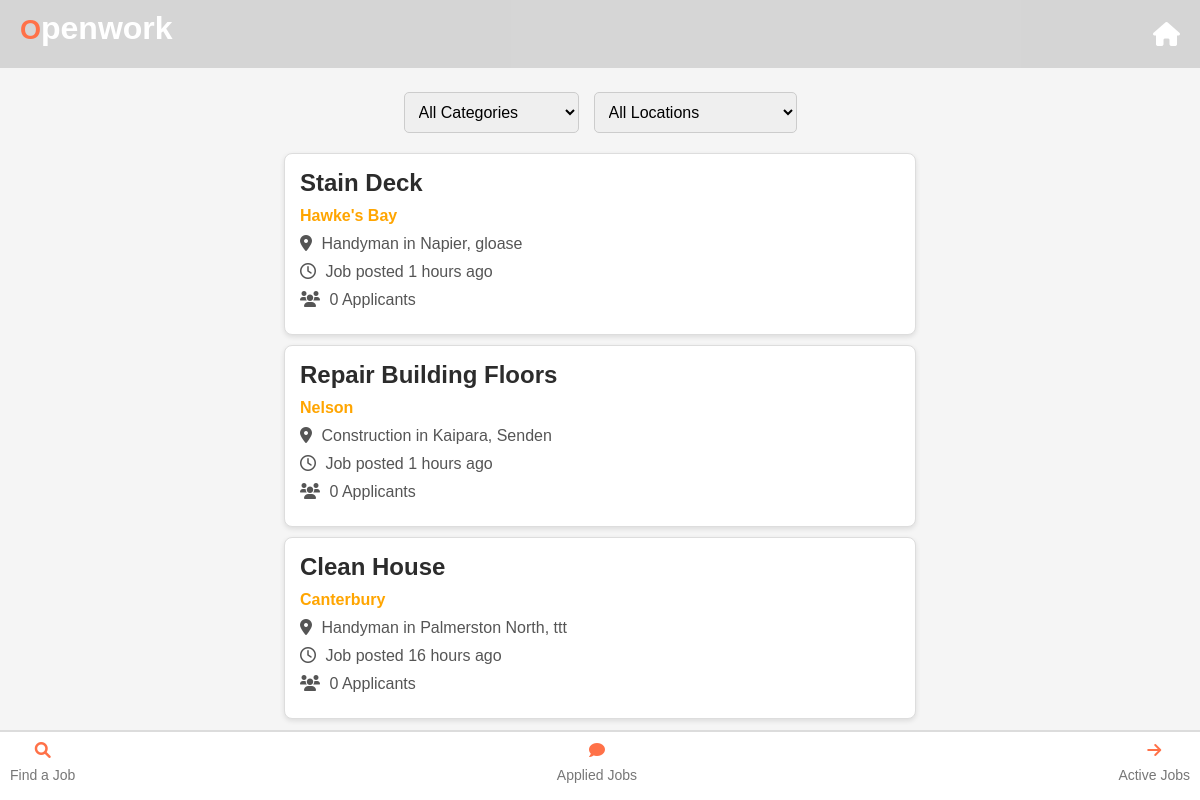
The app's page /find_a_job, older data.
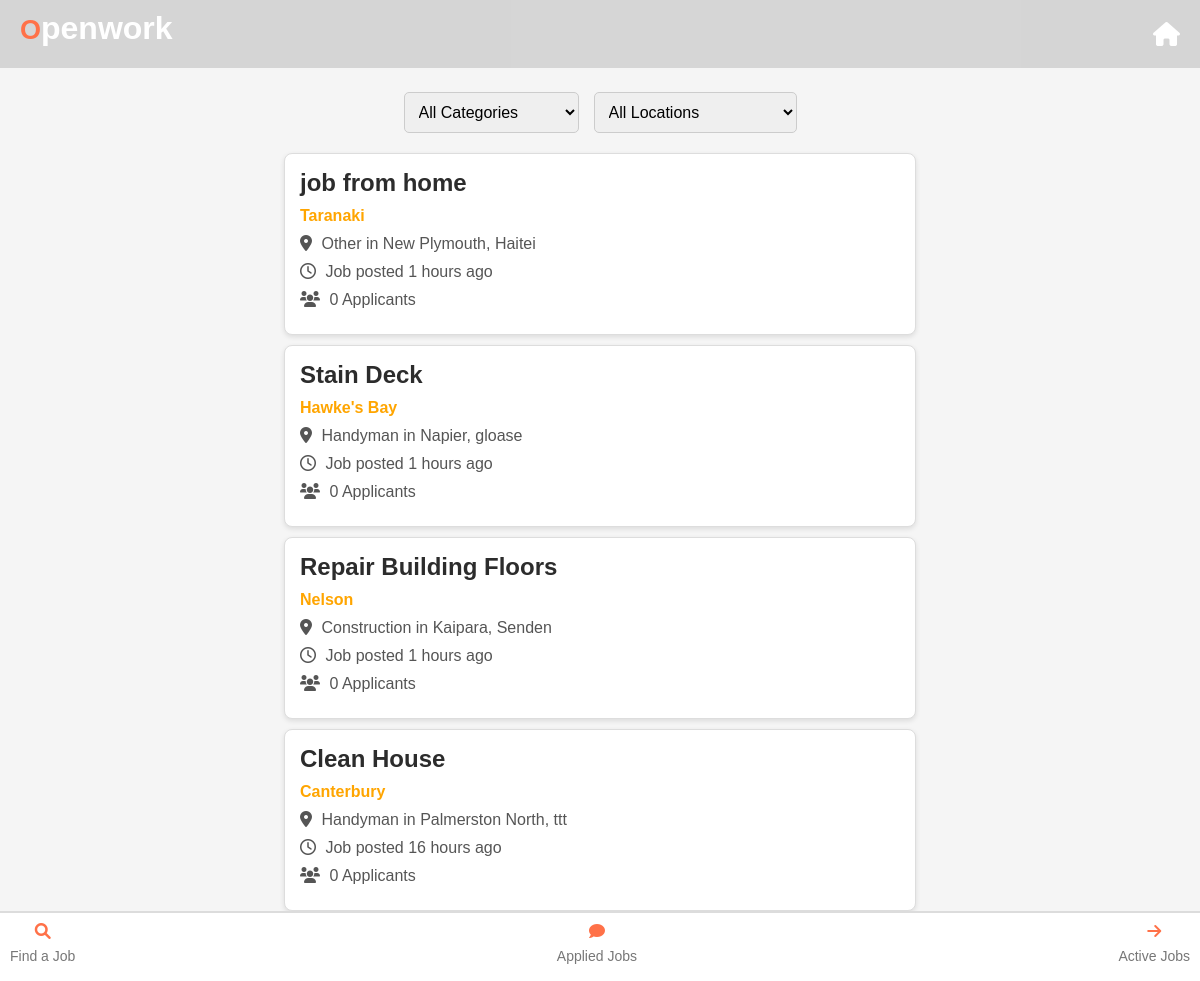
The same page, newer data.
### app.py (models this page shows)
class Job(db.Model):
    id = db.Column(db.Integer, primary_key=True)
    job_name = db.Column(db.String(100), nullable=False)
    job_category = db.Column(db.String(100), nullable=False)
    location = db.Column(db.String(100), nullable=True)  # Add location column here
    city = db.Column(db.String(100), nullable=False)
    suburb = db.Column(db.String(100), nullable=False)
    tasks = db.Column(db.String(250), nullable=False)
    price_per_hour = db.Column(db.Float, nullable=False)
    image_paths = db.Column(db.String(255))
    additional_details = db.Column(db.String(250))
    date_created = db.Column(db.DateTime, default=datetime.utcnow)
    status = db.Column(db.String(20), default='open')  # 'open', 'applied', 'closed', etc.
    applicants = db.relationship('JobApplication', backref='job', lazy=True)
    accepted_user_id = db.Column(db.Integer, nullable=True)
    business_profile_id = db.Column(db.Integer, db.ForeignKey('business_profile.id'), nullable=False)
    payment_required = db.Column(db.Boolean, default=False)
    user_id = db.Column(db.Integer, db.ForeignKey('user.id'))  # Foreign key to User
    user = db.relationship('User', backref=db.backref('jobs', lazy=True))  # Relationship to User

### app.py (the view)
@app.route('/find_a_job')
def find_a_job():
    job_data = Job.query.all()
    return render_template('find_a_job.html', job_data=job_data)

### app.py (called while the page is built)
def time_ago(date):
    now = datetime.utcnow()
    delta = now - date
    if delta.days == 1:
        return '1 day ago'
    elif delta.days > 1:
        return f'{delta.days} days ago'
    elif delta.seconds >= 3600:
        hours = delta.seconds // 3600
        return f'{hours} hours ago'
    elif delta.seconds >= 60:
        minutes = delta.seconds // 60
        return f'{minutes} minutes ago'
    else:
        return 'just now'

### templates/find_a_job.html (shortened to what this page needs)
<!DOCTYPE html>
<html lang="en">
  <head>
    <link
      rel="stylesheet"
      href="https://cdnjs.cloudflare.com/ajax/libs/font-awesome/6.0.0-beta3/css/all.min.css"
    />
  </head>
  <body>
    {% extends 'base_labour.html' %} {% block title %}Labourer{% endblock %} {%
    block content %}
    <div class="sort-options">
      <select id="sort-category" class="sort-dropdown">
        <option value="all" selected>All Categories</option>
      </select>
      <select id="sort-location" class="sort-dropdown">
        <option value="all" selected>All Locations</option>
      </select>
    </div>
    <div id="job-listings">
      {% for job in job_data|reverse %} {% if current_user.id not in
      job.applicants|map(attribute='user_id') and job.status != 'booked' %}
      <a
        href="{{ url_for('display_jobs', job_id=job.id) }}"
        class="job-listing"
        data-category="{{ job.job_category }}"
        data-location="{{ job.location }}"
      >
        <h3>{{ job.job_name }}</h3>
        <p><strong style="color: orange">{{ job.location }}</strong></p>
        <p>
          <i class="fas fa-map-marker-alt"></i> {{ job.job_category }} in {{
          job.city }}, {{ job.suburb }}
        </p>
        <p>
          <i class="far fa-clock"></i> Job posted {{ job.date_created|time_ago
          }}
        </p>
        <p>
          <i class="fas fa-users"></i> {{ job.applicants|length }} Applicants
        </p>
      </a>
      {% endif %} {% endfor %}
    </div>
  </body>
  {% endblock %}

### templates/base_labour.html (shortened to what this page needs)
<!DOCTYPE html>
<html>
  <head>
    <link
      rel="stylesheet"
      href="https://cdnjs.cloudflare.com/ajax/libs/font-awesome/6.0.0-beta3/css/all.min.css"
    />
  </head>
  <header>
    <div class="logo-container">
      <div class="openworklogo">
        <h1 class="logo">O<span class="letter-o">penwork</span></h1>
      </div>
    </div>
    <nav>
      <a href="{{ url_for('labourer_dashboard') }}" class="header-button">
        <i class="fas fa-home"></i>
      </a>
    </nav>
  </header>
  <body>
    <br />
    <br />
    <br />
    <br />
    {% block content %} {% endblock %}
  </body>
  <footer>
    <a href="{{ url_for('find_a_job') }}" class="footers-button">
      <i class="fas fa-search"></i>
      <p>Find a Job</p>
    </a>
    <a href="{{ url_for('applied_jobs') }}" class="footers-button">
      <i class="fas fa-comment"></i>
      <p>Applied Jobs</p>
    </a>
    <a href="{{ url_for('active_jobs') }}" class="footers-button">
      <i class="fas fa-arrow-right"></i>
      <p>Active Jobs</p>
    </a>
  </footer>
</html>

### templates/find_a_job.html (style rules this page uses)
body { font-family: Arial, sans-serif; margin: 0; padding: 0; background-color: #f5f5f5; }
.sort-options { margin: 20px; display: flex; justify-content: center; gap: 15px; }
.sort-dropdown { padding: 10px; font-size: 1rem; border-radius: 5px; border: 1px solid #ccc; }
.job-listing { background-color: #fff; border-radius: 8px; border: 1px solid #ddd; padding: 15px; margin: 10px auto; max-width: 600px; box-shadow: 0 2px 5px rgba(0, 0, 0, 0.1); position: relative; transition: all 0.3s ease; text-decoration: none; color: inherit; }
.job-listing h3 { color: #2c2c2c; margin: 0; font-size: 1.5rem; }
.job-listing p { color: #555; margin: 10px 0; }
.job-listing p i { margin-right: 5px; }
.job-listing:last-child { margin-bottom: 70px; }

### templates/base_labour.html (style rules this page uses)
.openworklogo { margin-left: 10px; }
.logo { color: #ff7148; font-size: 27px; font-weight: bold; }
.letter-o { color: #ffffff; font-size: 32px; font-family: "Arial", sans-serif; }
h1 { color: #ff7148; font-family: "Arial", sans-serif; margin-bottom: 10px; }
header { background-color: #95959555; color: #fff; text-align: left; padding: 10px; padding-bottom: 10px; border-top-right-radius: 0px; position: fixed; top: 0; left: 0; right: 0; z-index: 50; height: 6vh; }
.fas.fa-home { font-size: 24px; position: absolute; right: 20px; top: 50%; transform: translateY(-50%); color: #ffffff; }
h1 { font-size: 24px; margin: 0; padding: 0; border-top-right-radius: ; }
nav a { color: #fff; text-decoration: none; margin-right: 30px; font-size: 16px; margin-top: 20px; text-align: center; margin-bottom: 30px; transition: color 0.3s ease; font-family: "Lucida Sans", "Lucida Sans Regular", "Lucida Grande", "Lucida Sans Unicode", Geneva, Verdana, sans-serif; }
footer { background-color: #fff; color: #ccc; text-align: center; padding: 10px; height: 6vh; position: fixed; border-top: 2px solid #95959555; bottom: 0; left: 0; right: 0; z-index: 50; display: flex; justify-content: space-between; font-family: "Lucida Sans", "Lucida Sans Regular", "Lucida Grande", "Lucida Sans Unicode", Geneva, Verdana, sans-serif; }
.footers-button { color: #777777; text-decoration: none; display: flex; flex-direction: column; align-items: center; }
.footers-button i { font-size: 16px; margin-bottom: -5px; color: #ff7148; }
.footers-button p { font-size: 14px; }

Row changes from the older to the newer data that the page shows:
added Job: job_name "job from home", location "Taranaki", job_category "Other", city "New Plymouth", suburb "Haitei", date_created "1 hours ago", applicants|length "0"
